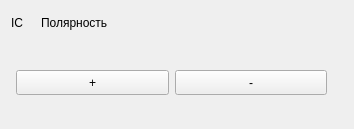
<?xml version="1.0" encoding="UTF-8"?>
<ui version="4.0">
 <class>WidgetPolarity</class>
 <widget class="QWidget" name="WidgetPolarity">
  <property name="geometry">
   <rect>
    <x>0</x>
    <y>0</y>
    <width>354</width>
    <height>129</height>
   </rect>
  </property>
  <property name="windowTitle">
   <string>Form</string>
  </property>
  <layout class="QHBoxLayout" name="horizontalLayout_3">
   <item>
    <layout class="QVBoxLayout" name="verticalLayout_borderExternal">
     <item>
      <layout class="QHBoxLayout" name="horizontalLayout">
       <item>
        <widget class="QLabel" name="label_headIcon">
         <property name="sizePolicy">
          <sizepolicy hsizetype="Fixed" vsizetype="Fixed">
           <horstretch>0</horstretch>
           <verstretch>0</verstretch>
          </sizepolicy>
         </property>
         <property name="minimumSize">
          <size>
           <width>24</width>
           <height>24</height>
          </size>
         </property>
         <property name="maximumSize">
          <size>
           <width>24</width>
           <height>24</height>
          </size>
         </property>
         <property name="text">
          <string>IC</string>
         </property>
        </widget>
       </item>
       <item>
        <widget class="QLabel" name="label_headText">
         <property name="text">
          <string>Полярность</string>
         </property>
        </widget>
       </item>
       <item>
        <spacer name="verticalSpacer">
         <property name="orientation">
          <enum>Qt::Vertical</enum>
         </property>
         <property name="sizeType">
          <enum>QSizePolicy::Fixed</enum>
         </property>
         <property name="sizeHint" stdset="0">
          <size>
           <width>20</width>
           <height>20</height>
          </size>
         </property>
        </spacer>
       </item>
       <item>
        <spacer name="horizontalSpacer">
         <property name="orientation">
          <enum>Qt::Horizontal</enum>
         </property>
         <property name="sizeHint" stdset="0">
          <size>
           <width>40</width>
           <height>20</height>
          </size>
         </property>
        </spacer>
       </item>
      </layout>
     </item>
     <item>
      <layout class="QVBoxLayout" name="verticalLayout_2">
       <item>
        <widget class="QFrame" name="frame_borderInternal">
         <property name="frameShape">
          <enum>QFrame::StyledPanel</enum>
         </property>
         <property name="frameShadow">
          <enum>QFrame::Raised</enum>
         </property>
        </widget>
       </item>
       <item>
        <layout class="QHBoxLayout" name="horizontalLayout_borderInternal">
         <item>
          <spacer name="horizontalSpacer_4">
           <property name="orientation">
            <enum>Qt::Horizontal</enum>
           </property>
           <property name="sizeType">
            <enum>QSizePolicy::Fixed</enum>
           </property>
           <property name="sizeHint" stdset="0">
            <size>
             <width>5</width>
             <height>20</height>
            </size>
           </property>
          </spacer>
         </item>
         <item>
          <layout class="QVBoxLayout" name="verticalLayout">
           <item>
            <layout class="QHBoxLayout" name="horizontalLayout_2">
             <item>
              <widget class="QPushButton" name="pushButton_plus">
               <property name="sizePolicy">
                <sizepolicy hsizetype="Fixed" vsizetype="Fixed">
                 <horstretch>0</horstretch>
                 <verstretch>30</verstretch>
                </sizepolicy>
               </property>
               <property name="minimumSize">
                <size>
                 <width>60</width>
                 <height>25</height>
                </size>
               </property>
               <property name="maximumSize">
                <size>
                 <width>1000</width>
                 <height>25</height>
                </size>
               </property>
               <property name="focusPolicy">
                <enum>Qt::NoFocus</enum>
               </property>
               <property name="layoutDirection">
                <enum>Qt::LeftToRight</enum>
               </property>
               <property name="autoFillBackground">
                <bool>false</bool>
               </property>
               <property name="text">
                <string>+</string>
               </property>
              </widget>
             </item>
             <item>
              <spacer name="horizontalSpacer_2">
               <property name="orientation">
                <enum>Qt::Horizontal</enum>
               </property>
               <property name="sizeType">
                <enum>QSizePolicy::Fixed</enum>
               </property>
               <property name="sizeHint" stdset="0">
                <size>
                 <width>0</width>
                 <height>20</height>
                </size>
               </property>
              </spacer>
             </item>
             <item>
              <widget class="QPushButton" name="pushButton_minus">
               <property name="sizePolicy">
                <sizepolicy hsizetype="Fixed" vsizetype="Fixed">
                 <horstretch>0</horstretch>
                 <verstretch>0</verstretch>
                </sizepolicy>
               </property>
               <property name="minimumSize">
                <size>
                 <width>60</width>
                 <height>25</height>
                </size>
               </property>
               <property name="maximumSize">
                <size>
                 <width>1000</width>
                 <height>25</height>
                </size>
               </property>
               <property name="focusPolicy">
                <enum>Qt::NoFocus</enum>
               </property>
               <property name="layoutDirection">
                <enum>Qt::LeftToRight</enum>
               </property>
               <property name="text">
                <string>-</string>
               </property>
              </widget>
             </item>
            </layout>
           </item>
          </layout>
         </item>
         <item>
          <spacer name="verticalSpacer_4">
           <property name="orientation">
            <enum>Qt::Vertical</enum>
           </property>
           <property name="sizeHint" stdset="0">
            <size>
             <width>5</width>
             <height>40</height>
            </size>
           </property>
          </spacer>
         </item>
         <item>
          <spacer name="horizontalSpacer_5">
           <property name="orientation">
            <enum>Qt::Horizontal</enum>
           </property>
           <property name="sizeType">
            <enum>QSizePolicy::Fixed</enum>
           </property>
           <property name="sizeHint" stdset="0">
            <size>
             <width>5</width>
             <height>20</height>
            </size>
           </property>
          </spacer>
         </item>
        </layout>
       </item>
      </layout>
     </item>
    </layout>
   </item>
   <item>
    <widget class="QFrame" name="frame_borderExternal">
     <property name="frameShape">
      <enum>QFrame::StyledPanel</enum>
     </property>
     <property name="frameShadow">
      <enum>QFrame::Raised</enum>
     </property>
    </widget>
   </item>
  </layout>
 </widget>
 <resources/>
 <connections/>
</ui>
